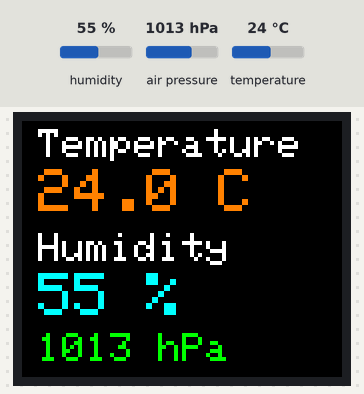
A sketch run on a simulated ESP32. On the bench: 160×128 colour display. Inputs (shaded band) come from the test bench; at power-on: humidity 55 %, air pressure 1013 hPa, temperature 24 °C.

Above: at 1.3 s.
1.4 s: humidity set to 22 %
At 3.4 s:
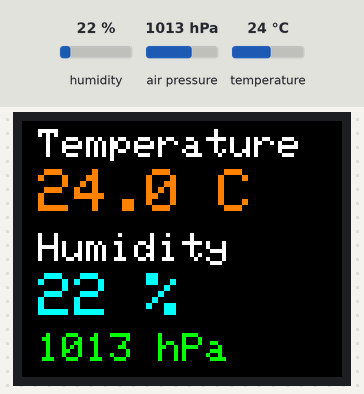
4.1 s: air pressure set to 952 hPa
At 4.7 s:
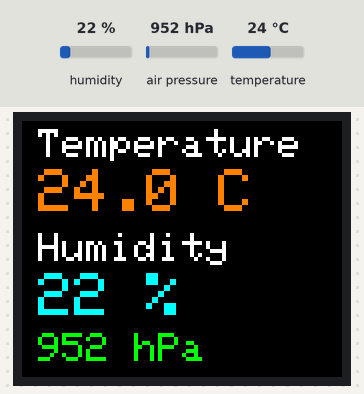
6.8 s: temperature set to 12 °C
At 8.7 s:
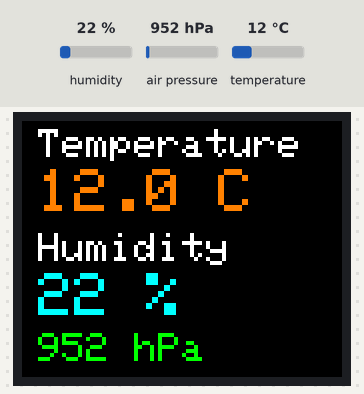
9.8 s: humidity set to 40 %
At 11.3 s:
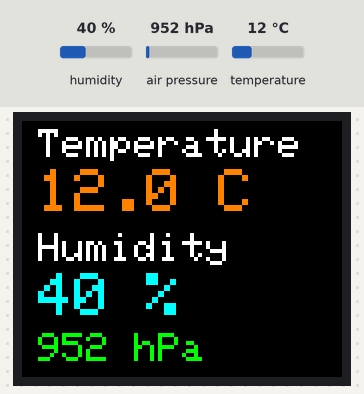
Timing chart, 0 to 12.8 s (numbered marks = the images above; inputs shaded):
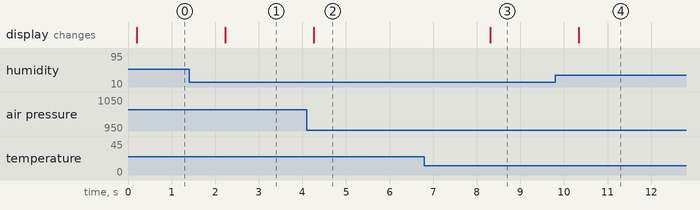

Measured:
- after the input at 1.4 s, the display: changes after 0.83 s (image 1)
- after the input at 4.1 s, the display: changes after 0.16 s (image 2)
- after the input at 6.8 s, the display: changes after 1.5 s (image 3)
- after the input at 9.8 s, the display: changes after 0.54 s (image 4)

The sketch:

sensor_dashboard_18.ino
```cpp
// Temperature / humidity dashboard on 1.8" ST7735 128x160 (landscape 160x128)
// Choose ONE sensor:
#define USE_BME280   // I2C: SDA=21, SCL=22 (also reports pressure)
//#define USE_DHT22  // data pin = 27

#include <Adafruit_GFX.h>
#include <Adafruit_ST7735.h>
#include <SPI.h>

#ifdef USE_BME280
  #include <Wire.h>
  #include <Adafruit_BME280.h>
  Adafruit_BME280 bme;
#else
  #include <DHT.h>
  #define DHT_PIN 27
  DHT dht(DHT_PIN, DHT22);
#endif

#define TFT_CS 15
#define TFT_DC 2
#define TFT_RST 4
#define TFT_SCK 18
#define TFT_MOSI 23
#define TAB INITR_BLACKTAB      // try INITR_GREENTAB / INITR_REDTAB if colors/edges look wrong
#define W 160
#define H 128

Adafruit_ST7735 tft = Adafruit_ST7735(TFT_CS, TFT_DC, TFT_RST);

void message(const char* m, uint16_t c) {
  tft.fillScreen(ST77XX_BLACK);
  tft.setTextColor(c);
  tft.setTextSize(2);
  tft.setCursor(10, 55);
  tft.print(m);
}

void setup() {
  Serial.begin(115200);
  SPI.begin(TFT_SCK, -1, TFT_MOSI, -1);   // CS is driven by the display library, not the SPI peripheral
  tft.initR(TAB);
  tft.setRotation(1);
#ifdef USE_BME280
  Wire.begin(21, 22);
  if (!bme.begin(0x76) && !bme.begin(0x77)) { message("No BME280!", ST77XX_RED); while (true) delay(1000); }
#else
  dht.begin();
#endif
  tft.fillScreen(ST77XX_BLACK);
}

void loop() {
  float t, h, p = NAN;
#ifdef USE_BME280
  t = bme.readTemperature();
  h = bme.readHumidity();
  p = bme.readPressure() / 100.0F;
#else
  t = dht.readTemperature();
  h = dht.readHumidity();
#endif
  tft.fillRect(0, 0, W, H, ST77XX_BLACK);
  if (isnan(t) || isnan(h)) {
    message("Sensor error", ST77XX_RED);
  } else {
    tft.setTextSize(2);
    tft.setTextColor(ST77XX_WHITE);
    tft.setCursor(8, 4);
    tft.print("Temperature");
    tft.setTextSize(3);
    tft.setTextColor(ST77XX_ORANGE);
    tft.setCursor(8, 24);
    tft.printf("%.1f C", t);
    tft.setTextSize(2);
    tft.setTextColor(ST77XX_WHITE);
    tft.setCursor(8, 56);
    tft.print("Humidity");
    tft.setTextSize(3);
    tft.setTextColor(ST77XX_CYAN);
    tft.setCursor(8, 76);
    tft.printf("%.0f %%", h);
    if (!isnan(p)) {
      tft.setTextSize(2);
      tft.setTextColor(ST77XX_GREEN);
      tft.setCursor(8, 106);
      tft.printf("%.0f hPa", p);
    }
  }
  delay(2000);
}
```
